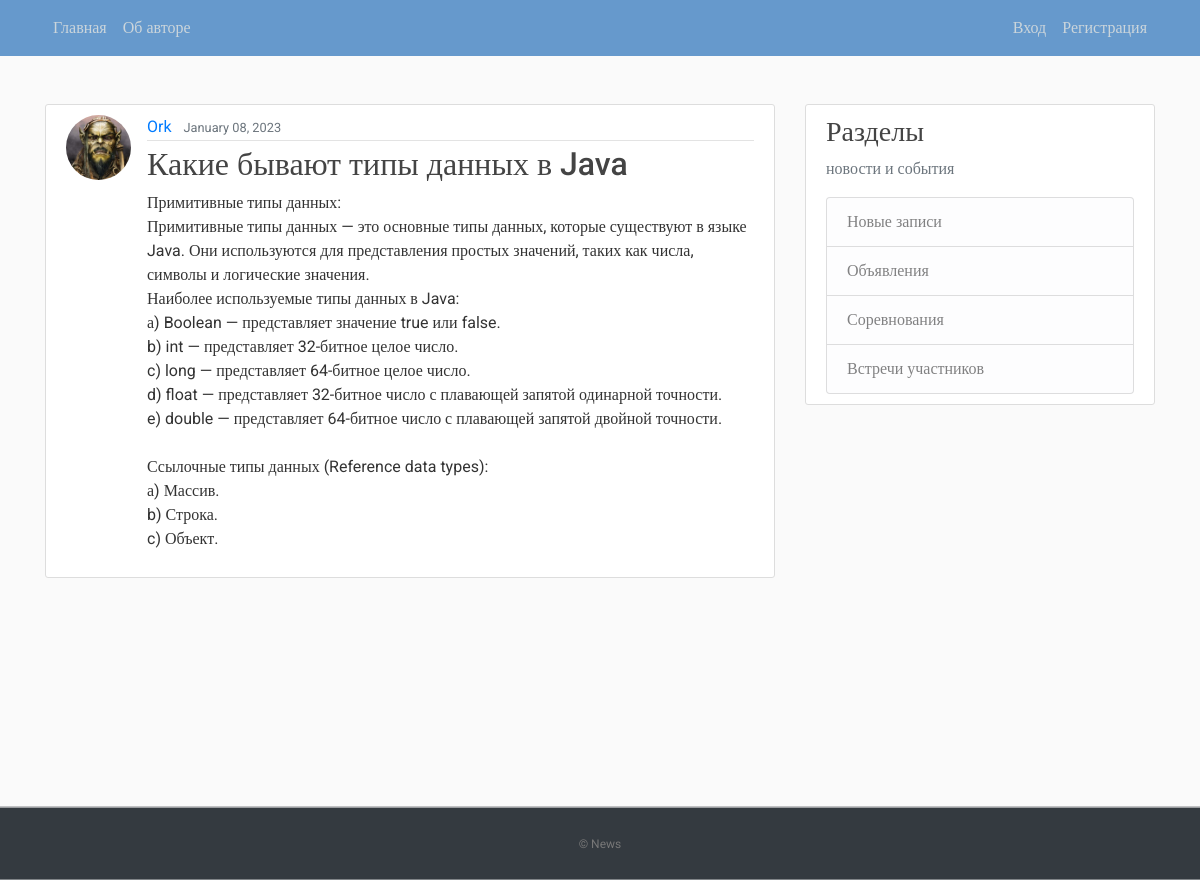
Screenshot of /post/28/ with the database file from the repository.
### blog/models.py (models this page shows, shortened)
class Post(models.Model):
    title = models.CharField(max_length=100)
    content = models.TextField()
    date_posted = models.DateTimeField(default=timezone.now)
    author = models.ForeignKey(User, on_delete=models.CASCADE)

### users/models.py (models this page shows, shortened)
class Profile(models.Model):
    user = models.OneToOneField(User, on_delete=models.CASCADE)
    image = models.ImageField(default='default.jpg', upload_to='profile_pics')

### blog/views.py (the view)
# urls.py: path('post/<int:pk>/', PostDetailView.as_view(), name='post-detail'),
class PostDetailView(DetailView):
    model = Post

### blog/templates/blog/post_detail.html (shortened to what this page needs)
{% extends "blog/base.html" %}
{% block content %}
  <article class="media content-section">
    <img class="rounded-circle article-img" src="{{ object.author.profile.image.url }}">
    <div class="media-body">
      <div class="article-metadata">
        <a class="mr-2" href="{% url 'user-posts' object.author.username %}">{{ object.author }}</a>
        <small class="text-muted">{{ object.date_posted|date:"F d, Y" }}</small>
      </div>
      <h2 class="article-title">{{ object.title }}</h2>
      <p class="article-content">{{ object.content }}</p>
    </div>
  </article>
{% endblock content %}

### blog/static/blog/main.css (style rules this page uses)
﻿body, html { width:100%; height:100% }
body { margin:0; padding:0; background: #fafafa; color: #333333; margin-top: 5rem; font-family:Roboto; }
h1, h2, h3, h4, h5, h6 { color: #444444; }
.content-section { background: #ffffff; padding: 10px 20px; border: 1px solid #dddddd; border-radius: 3px; margin-bottom: 20px; }
.article-title { color: #444444; }
.article-content { white-space: pre-line; }
.article-img { height: 65px; width: 65px; margin-right: 16px; }
.article-metadata { padding-bottom: 1px; margin-bottom: 4px; border-bottom: 1px solid #e3e3e3 }

### rows the page displays
Post: author.profile.image (picture), author "Ork", date_posted "January 08, 2023", title "Какие бывают типы данных в Java", content "Примитивные типы данных: Примитивные типы данных — это основные типы данных, которые существуют в языке Java. Они используются для представления простых значений, таких как числа, символы и логические значения. Наиболее используемые типы данных в Java: а) Boolean — представляет значение true или false. b) int — представляет 32-битное целое число. c) long — представляет 64-битное целое число. d) float — представляет 32-битное число с плавающей запятой одинарной точности. e) double — представляет 64-битное число с плавающей запятой двойной точности. Ссылочные типы данных (Reference data types): а) Массив. b) Строка. c) Объект."
